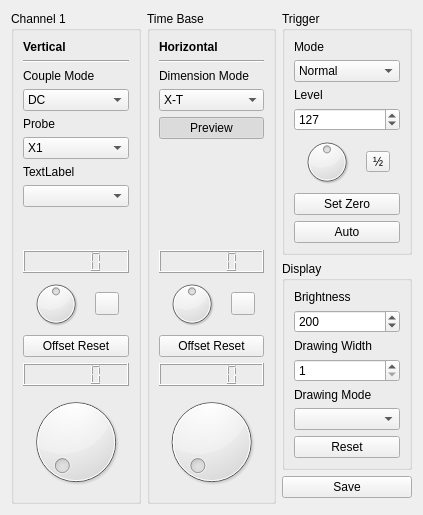
       <widget class="QWidget" name="scrollAreaWidgetContents_2">
        <property name="geometry">
         <rect>
          <x>0</x>
          <y>0</y>
          <width>423</width>
          <height>470</height>
         </rect>
        </property>
        <layout class="QHBoxLayout" name="horizontalLayout">
         <item>
          <widget class="QGroupBox" name="groupBox_3">
           <property name="toolTip">
            <string>&lt;html&gt;&lt;head/&gt;&lt;body&gt;&lt;p&gt;CH1 Settings&lt;/p&gt;&lt;/body&gt;&lt;/html&gt;</string>
           </property>
           <property name="title">
            <string>Channel 1</string>
           </property>
           <layout class="QVBoxLayout" name="verticalLayout_4">
            <item>
             <widget class="QLabel" name="label_6">
              <property name="font">
               <font>
                <weight>75</weight>
                <bold>true</bold>
               </font>
              </property>
              <property name="text">
               <string>Vertical</string>
              </property>
             </widget>
            </item>
            <item>
             <widget class="Line" name="line">
              <property name="orientation">
               <enum>Qt::Horizontal</enum>
              </property>
             </widget>
            </item>
            <item>
             <widget class="QLabel" name="label_5">
              <property name="text">
               <string>Couple Mode</string>
              </property>
              <property name="buddy">
               <cstring>comboBox_couple_mode</cstring>
              </property>
             </widget>
            </item>
            <item>
             <widget class="QComboBox" name="comboBox_couple_mode">
              <item>
               <property name="text">
                <string>DC</string>
               </property>
              </item>
              <item>
               <property name="text">
                <string>AC</string>
               </property>
              </item>
             </widget>
            </item>
            <item>
             <widget class="QLabel" name="label_8">
              <property name="text">
               <string>Probe</string>
              </property>
              <property name="buddy">
               <cstring>comboBox_4</cstring>
              </property>
             </widget>
            </item>
            <item>
             <widget class="QComboBox" name="comboBox_4">
              <item>
               <property name="text">
                <string>X1</string>
               </property>
              </item>
              <item>
               <property name="text">
                <string>X10</string>
               </property>
              </item>
             </widget>
            </item>
            <item>
             <widget class="QLabel" name="label_9">
              <property name="text">
               <string>TextLabel</string>
              </property>
              <property name="buddy">
               <cstring>comboBox_5</cstring>
              </property>
             </widget>
            </item>
            <item>
             <widget class="QComboBox" name="comboBox_5"/>
            </item>
            <item>
             <spacer name="verticalSpacer_2">
              <property name="orientation">
               <enum>Qt::Vertical</enum>
              </property>
              <property name="sizeHint" stdset="0">
               <size>
                <width>20</width>
                <height>40</height>
               </size>
              </property>
             </spacer>
            </item>
            <item>
             <widget class="QLCDNumber" name="lcdNumber_ofst_ch1"/>
            </item>
            <item>
             <layout class="QHBoxLayout" name="horizontalLayout_2">
              <property name="topMargin">
               <number>0</number>
              </property>
              <item>
               <widget class="QDial" name="dial_ofst_ch1">
                <property name="sizePolicy">
                 <sizepolicy hsizetype="Preferred" vsizetype="Preferred">
                  <horstretch>0</horstretch>
                  <verstretch>0</verstretch>
                 </sizepolicy>
                </property>
                <property name="minimumSize">
                 <size>
                  <width>50</width>
                  <height>50</height>
                 </size>
                </property>
                <property name="maximumSize">
                 <size>
                  <width>50</width>
                  <height>50</height>
                 </size>
                </property>
                <property name="toolTip">
                 <string>&lt;html&gt;&lt;head/&gt;&lt;body&gt;&lt;p&gt;Offset Position&lt;/p&gt;&lt;/body&gt;&lt;/html&gt;</string>
                </property>
                <property name="minimum">
                 <number>-120</number>
                </property>
                <property name="maximum">
                 <number>120</number>
                </property>
               </widget>
              </item>
              <item>
               <widget class="QToolButton" name="toolButton_ofst_ch1">
                <property name="text">
                 <string/>
                </property>
               </widget>
              </item>
             </layout>
            </item>
            <item>
             <widget class="QPushButton" name="pushButton_ofst_rst_ch1">
              <property name="toolTip">
               <string>&lt;html&gt;&lt;head/&gt;&lt;body&gt;&lt;p&gt;Offset Position Reset&lt;/p&gt;&lt;/body&gt;&lt;/html&gt;</string>
              </property>
              <property name="text">
               <string>Offset Reset</string>
              </property>
             </widget>
            </item>
            <item>
             <widget class="QLCDNumber" name="lcdNumber_gain_ch1">
              <property name="smallDecimalPoint">
               <bool>false</bool>
              </property>
             </widget>
            </item>
            <item>
             <widget class="QDial" name="dial_gain_ch1">
              <property name="sizePolicy">
               <sizepolicy hsizetype="Preferred" vsizetype="Preferred">
                <horstretch>0</horstretch>
                <verstretch>0</verstretch>
               </sizepolicy>
              </property>
              <property name="minimumSize">
               <size>
                <width>100</width>
                <height>100</height>
               </size>
              </property>
              <property name="maximumSize">
               <size>
                <width>16777215</width>
                <height>100</height>
               </size>
              </property>
              <property name="wrapping">
               <bool>false</bool>
              </property>
              <property name="notchesVisible">
               <bool>false</bool>
              </property>
             </widget>
            </item>
           </layout>
          </widget>
         </item>
         <item>
          <widget class="QGroupBox" name="groupBox_4">
           <property name="toolTip">
            <string>&lt;html&gt;&lt;head/&gt;&lt;body&gt;&lt;p&gt;Time Base Settings&lt;/p&gt;&lt;/body&gt;&lt;/html&gt;</string>
           </property>
           <property name="title">
            <string>Time Base</string>
           </property>
           <layout class="QVBoxLayout" name="verticalLayout_5">
            <item>
             <widget class="QLabel" name="label_7">
              <property name="font">
               <font>
                <weight>75</weight>
                <bold>true</bold>
               </font>
              </property>
              <property name="text">
               <string>Horizontal</string>
              </property>
             </widget>
            </item>
            <item>
             <widget class="Line" name="line_2">
              <property name="orientation">
               <enum>Qt::Horizontal</enum>
              </property>
             </widget>
            </item>
            <item>
             <widget class="QLabel" name="label_10">
              <property name="text">
               <string>Dimension Mode</string>
              </property>
              <property name="buddy">
               <cstring>comboBox_6</cstring>
              </property>
             </widget>
            </item>
            <item>
             <widget class="QComboBox" name="comboBox_6">
              <item>
               <property name="text">
                <string>X-T</string>
               </property>
              </item>
              <item>
               <property name="text">
                <string>Roll</string>
               </property>
              </item>
              <item>
               <property name="text">
                <string>X-Y</string>
               </property>
              </item>
             </widget>
            </item>
            <item>
             <widget class="QPushButton" name="pushButton_preview_view">
              <property name="text">
               <string>Preview</string>
              </property>
              <property name="checkable">
               <bool>true</bool>
              </property>
              <property name="checked">
               <bool>true</bool>
              </property>
             </widget>
            </item>
            <item>
             <spacer name="verticalSpacer_3">
              <property name="orientation">
               <enum>Qt::Vertical</enum>
              </property>
              <property name="sizeHint" stdset="0">
               <size>
                <width>20</width>
                <height>40</height>
               </size>
              </property>
             </spacer>
            </item>
            <item>
             <widget class="QLCDNumber" name="lcdNumber_time_ofst"/>
            </item>
            <item>
             <layout class="QHBoxLayout" name="horizontalLayout_5">
              <property name="topMargin">
               <number>0</number>
              </property>
              <item>
               <widget class="QDial" name="dial_ofst_time">
                <property name="sizePolicy">
                 <sizepolicy hsizetype="Preferred" vsizetype="Preferred">
                  <horstretch>0</horstretch>
                  <verstretch>0</verstretch>
                 </sizepolicy>
                </property>
                <property name="minimumSize">
                 <size>
                  <width>50</width>
                  <height>50</height>
                 </size>
                </property>
                <property name="maximumSize">
                 <size>
                  <width>50</width>
                  <height>50</height>
                 </size>
                </property>
                <property name="toolTip">
                 <string>&lt;html&gt;&lt;head/&gt;&lt;body&gt;&lt;p&gt;Offset Position&lt;/p&gt;&lt;/body&gt;&lt;/html&gt;</string>
                </property>
                <property name="minimum">
                 <number>-120</number>
                </property>
                <property name="maximum">
                 <number>120</number>
                </property>
               </widget>
              </item>
              <item>
               <widget class="QToolButton" name="toolButton_ofst_time">
                <property name="text">
                 <string/>
                </property>
               </widget>
              </item>
             </layout>
            </item>
            <item>
             <widget class="QPushButton" name="pushButton_ofst_rst_time">
              <property name="toolTip">
               <string>&lt;html&gt;&lt;head/&gt;&lt;body&gt;&lt;p&gt;Offset Position Reset&lt;/p&gt;&lt;/body&gt;&lt;/html&gt;</string>
              </property>
              <property name="text">
               <string>Offset Reset</string>
              </property>
             </widget>
            </item>
            <item>
             <widget class="QLCDNumber" name="lcdNumber_time_scale"/>
            </item>
            <item>
             <widget class="QDial" name="dial_time_scale">
              <property name="minimumSize">
               <size>
                <width>100</width>
                <height>100</height>
               </size>
              </property>
              <property name="maximumSize">
               <size>
                <width>16777215</width>
                <height>100</height>
               </size>
              </property>
             </widget>
            </item>
           </layout>
          </widget>
         </item>
         <item>
          <layout class="QVBoxLayout" name="verticalLayout">
           <property name="topMargin">
            <number>0</number>
           </property>
           <property name="bottomMargin">
            <number>6</number>
           </property>
           <item>
            <widget class="QGroupBox" name="groupBox">
             <property name="sizePolicy">
              <sizepolicy hsizetype="Preferred" vsizetype="Preferred">
               <horstretch>0</horstretch>
               <verstretch>0</verstretch>
              </sizepolicy>
             </property>
             <property name="title">
              <string>Trigger</string>
             </property>
             <layout class="QVBoxLayout" name="verticalLayout_2">
              <item>
               <widget class="QLabel" name="label">
                <property name="text">
                 <string>Mode</string>
                </property>
                <property name="buddy">
                 <cstring>comboBox_trigger_mode</cstring>
                </property>
               </widget>
              </item>
              <item>
               <widget class="QComboBox" name="comboBox_trigger_mode">
                <item>
                 <property name="text">
                  <string>Normal</string>
                 </property>
                </item>
                <item>
                 <property name="text">
                  <string>Auto</string>
                 </property>
                </item>
                <item>
                 <property name="text">
                  <string>Single</string>
                 </property>
                </item>
               </widget>
              </item>
              <item>
               <widget class="QLabel" name="label_2">
                <property name="text">
                 <string>Level</string>
                </property>
                <property name="buddy">
                 <cstring>spinBox_trigger_level</cstring>
                </property>
               </widget>
              </item>
              <item>
               <widget class="QSpinBox" name="spinBox_trigger_level">
                <property name="maximum">
                 <number>255</number>
                </property>
                <property name="value">
                 <number>127</number>
                </property>
               </widget>
              </item>
              <item>
               <layout class="QHBoxLayout" name="horizontalLayout_3">
                <property name="topMargin">
                 <number>0</number>
                </property>
                <item>
                 <widget class="QDial" name="dial_time_ofst_2">
                  <property name="minimumSize">
                   <size>
                    <width>50</width>
                    <height>50</height>
                   </size>
                  </property>
                  <property name="maximumSize">
                   <size>
                    <width>50</width>
                    <height>50</height>
                   </size>
                  </property>
                  <property name="toolTip">
                   <string>&lt;html&gt;&lt;head/&gt;&lt;body&gt;&lt;p&gt;Offset Position&lt;/p&gt;&lt;/body&gt;&lt;/html&gt;</string>
                  </property>
                  <property name="minimum">
                   <number>-120</number>
                  </property>
                  <property name="maximum">
                   <number>120</number>
                  </property>
                 </widget>
                </item>
                <item>
                 <widget class="QToolButton" name="toolButton_2">
                  <property name="text">
                   <string>½</string>
                  </property>
                 </widget>
                </item>
               </layout>
              </item>
              <item>
               <widget class="QPushButton" name="pushButton">
                <property name="text">
                 <string>Set Zero</string>
                </property>
               </widget>
              </item>
              <item>
               <widget class="QPushButton" name="pushButton_2">
                <property name="text">
                 <string>Auto</string>
                </property>
               </widget>
              </item>
             </layout>
            </widget>
           </item>
           <item>
            <widget class="QGroupBox" name="groupBox_6">
             <property name="title">
              <string>Display</string>
             </property>
             <layout class="QVBoxLayout" name="verticalLayout_10">
              <item>
               <widget class="QLabel" name="label_3">
                <property name="text">
                 <string>Brightness</string>
                </property>
               </widget>
              </item>
              <item>
               <widget class="QSpinBox" name="spinBox_draw_brightness">
                <property name="minimum">
                 <number>10</number>
                </property>
                <property name="maximum">
                 <number>255</number>
                </property>
                <property name="value">
                 <number>200</number>
                </property>
               </widget>
              </item>
              <item>
               <widget class="QLabel" name="label_4">
                <property name="text">
                 <string>Drawing Width</string>
                </property>
               </widget>
              </item>
              <item>
               <widget class="QSpinBox" name="spinBox_line_width">
                <property name="minimum">
                 <number>1</number>
                </property>
                <property name="maximum">
                 <number>6</number>
                </property>
               </widget>
              </item>
              <item>
               <widget class="QLabel" name="label_11">
                <property name="text">
                 <string>Drawing Mode</string>
                </property>
               </widget>
              </item>
              <item>
               <widget class="QComboBox" name="comboBox"/>
              </item>
              <item>
               <widget class="QPushButton" name="pushButton_5">
                <property name="text">
                 <string>Reset</string>
                </property>
               </widget>
              </item>
             </layout>
            </widget>
           </item>
           <item>
            <spacer name="verticalSpacer_4">
             <property name="orientation">
              <enum>Qt::Vertical</enum>
             </property>
             <property name="sizeHint" stdset="0">
              <size>
               <width>20</width>
               <height>40</height>
              </size>
             </property>
            </spacer>
           </item>
           <item>
            <widget class="QPushButton" name="pushButton_3">
             <property name="text">
              <string>Save</string>
             </property>
            </widget>
           </item>
          </layout>
         </item>
        </layout>
       </widget>
